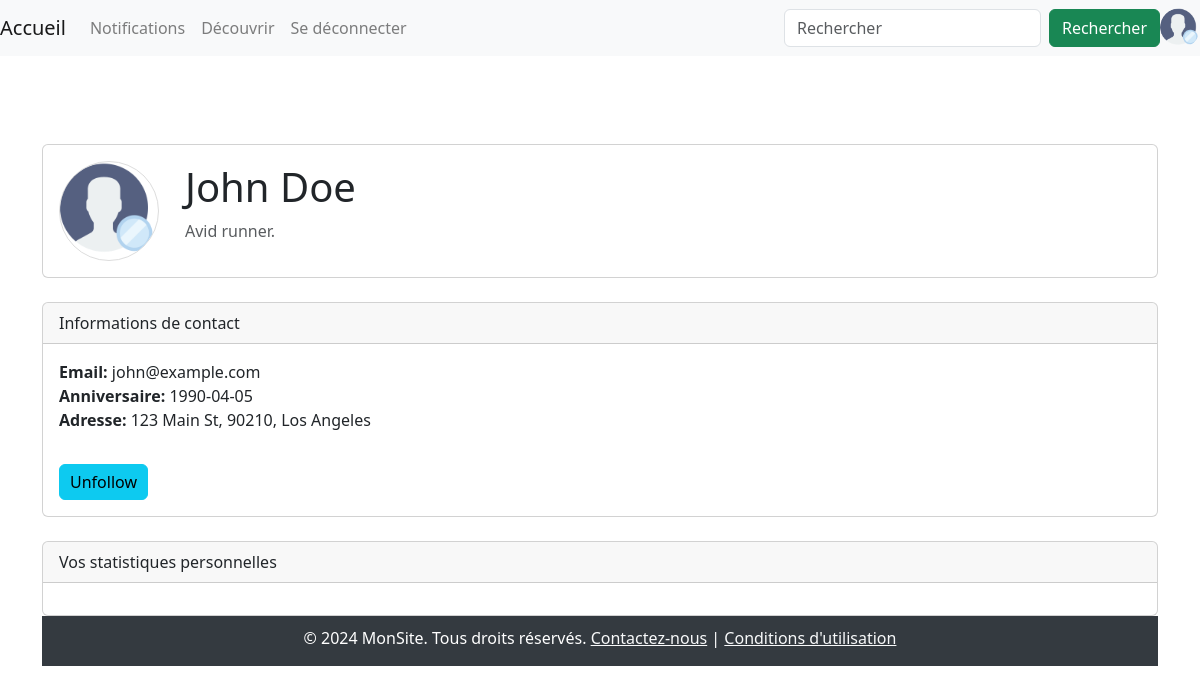
/code/profile.php?id=17 (signed in), run on the app's committed database.
### tables this page shows
CREATE TABLE `user` (
  `id` int(12) UNSIGNED NOT NULL,
  `admin` tinyint(1) NOT NULL DEFAULT 0,
  `nom` varchar(20) NOT NULL,
  `prenom` varchar(20) NOT NULL,
  `email` varchar(50) NOT NULL,
  `mdp` varchar(100) NOT NULL,
  `url_avatar` varchar(50) DEFAULT NULL,
  `bio` varchar(800) NOT NULL DEFAULT '',
  `banni` date DEFAULT NULL,
  `date_naissance` date NOT NULL,
  `adresse` varchar(80) NOT NULL,
  `cp` int(5) NOT NULL,
  `commune` varchar(25) NOT NULL
);

### code/classes/dbConn.php (called while the page is built, shortened)
<?php
require_once(__ROOT__ . "/classes/loginStatus.php");
class dbConn
{
    function __construct()
    {
        $server = "localhost";
        $database = "projet";
        $user = "root";
        $password = "";
        $dsn = "mysql:host=$server;dbname=$database;charset=utf8mb4";
        try {
            $this->db = new PDO($dsn, $user, $password);
        } catch (PDOException $e) {
            die("Connection failed: " . $e->getMessage());
        }
        $this->loginStatus = new LoginStatus($this);
    }
}

### code/classes/loginStatus.php (called while the page is built, shortened)
<?php
require_once(__ROOT__ . "/classes/dbConn.php");
class LoginStatus
{
    function __construct($dbConn)
    {
        if (isset($_SESSION['id'])) {
            $userID = $_SESSION['id'];
            $query = "SELECT * FROM user WHERE id = :ID ";
            $stmt = $dbConn->db->prepare($query);
            $stmt->bindParam(':ID', $userID);
            $stmt->execute();
            if ($stmt->rowCount() > 0) {
                $row = $stmt->fetch(PDO::FETCH_ASSOC);
            } else {
                $this->errorText = "Utilisateur non trouvé. Créez un compte.";
            }
        }
        if (isset($_POST["email"]) && isset($_POST["password"])) {
            $email = $dbConn->sanitize($_POST["email"]);
            $password = $_POST["password"];
            $this->loginAttempted = true;
        } else {
            $this->loginAttempted = false;
        }
    }
}

### code/ini.php (called while the page is built, shortened)
<?php
require_once(__ROOT__ . "/classes/dbConn.php");
$dbConn = new dbConn();

### code/profile.php (the view, shortened to what this page needs)
<?php
include("./ini.php");
include(__ROOT__ . "/codePart/header.php");
if (isset($_SESSION['id'])) {
    $viewedUserId = isset($_GET['id']) ? $_GET['id'] : $_SESSION['id'];
    $userId = $_SESSION['id'];
    $stmt = $dbConn->db->prepare("SELECT * FROM user WHERE id = ?");
    $stmt->execute([$userId]);
    $user = $stmt->fetch(PDO::FETCH_ASSOC);
    echo '<div class="container mt-4">';
    echo '<div class="card mb-4">';
    echo '<div class="card-body d-flex align-items-center">';
    echo '<img src="' . htmlspecialchars($user['url_avatar']) . '" alt="Avatar de l\'utilisateur" class="avatar rounded-circle" style="width: 100px; height: 100px;">';
    echo '<div class="ml-3">';
    echo '<h1>' . htmlspecialchars($user['prenom']) . ' ' . htmlspecialchars($user['nom']) . '</h1>';
    echo '<p class="text-muted">' . htmlspecialchars($user['bio']) . '</p>';
    echo '</div>';
    echo '</div>';
    echo '</div>';
    echo '<div class="card">';
    echo '<div class="card-header">Informations de contact</div>';
    echo '<div class="card-body">';
    echo '<ul class="list-unstyled">';
    echo '<li><strong>Email:</strong> ' . htmlspecialchars($user['email']) . '</li>';
    echo '<li><strong>Anniversaire:</strong> ' . htmlspecialchars($user['date_naissance']) . '</li>';
    echo '<li><strong>Adresse:</strong> ' . htmlspecialchars($user['adresse']) . ', ' . htmlspecialchars($user['cp']) . ', ' . htmlspecialchars($user['commune']) . '</li>';
    echo '</ul>';
    if ($userId !== $viewedUserId) {
        $stmt = $dbConn->db->prepare("SELECT * FROM follow WHERE id_follower = ? AND id_isfollow = ?");
        $stmt->execute([$userId, $viewedUserId]);
        $isFollowing = $stmt->fetch() ? "Unfollow" : "Follow";
        echo "<button id='followButton' class='btn btn-info mt-3' onclick='toggleFollow($viewedUserId)'>$isFollowing</button>";
    }
    echo '</div>';
    echo '</div>';
    echo '<div class="card mt-4">';
    echo '<div class="card-header">Vos statistiques personnelles</div>';
    echo '<div class="card-body" id="statistics"></div>';
    echo '</div>';
} else {
    echo "<div class='alert alert-warning'>Vous devez être connecté pour accéder aux informations personnelles. Veuillez vous connecter.</div>";
}
include(__ROOT__ . "/codePart/footer.php");

### code/Style/style1.css (style rules this page uses)
body, html { padding-top: 60px; padding-bottom: 30px; height: 100%; }
.avatar { width: 50px; height: 50px; border-radius: 50%; margin-right: 10px; border: 1px solid #ddd; }
.btn-info { padding: 5px 10px; }

### data on the page
user: url_avatar (placeholder picture), prenom "John", nom "Doe", bio "Avid runner.", email "john@example.com", date_naissance "1990-04-05", adresse "123 Main St", cp "90210", commune "Los Angeles"

### other printed values
$isFollowing "Unfollow"
